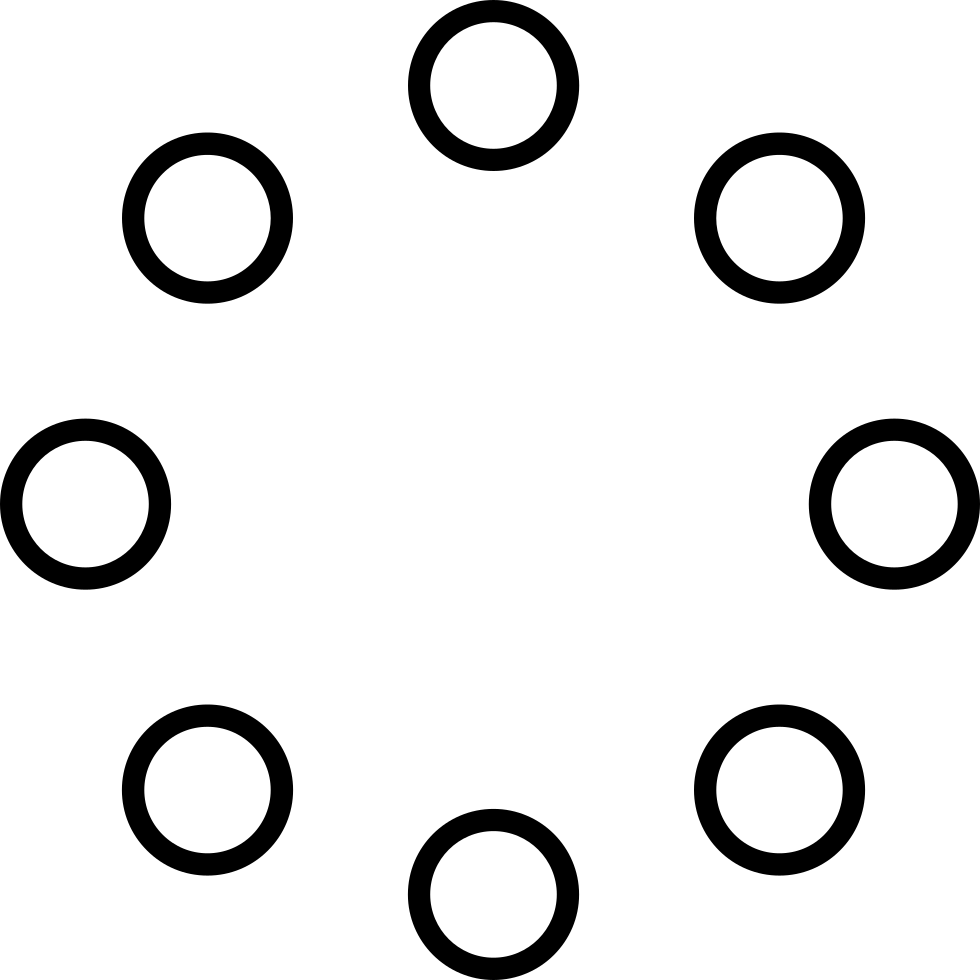
#> input picture CV-Practice/circles2.png, 980 x 980 px
$ python circleDetection.py
#> lines starting #> are read from the running program, lines starting #| are printed output that depends on the picture; after the words box and inside, x2 and y2 are one past the last pixel; in counts of white or black regions, pixels touching at a corner belong together
import numpy as np
import cv2 as cv

img = cv.imread('circles2.png') # bad image selection
#> img is the input picture: shape (980, 980, 3); min 0, max 255, mean 232.9
output = img.copy()

gray = cv.cvtColor(img, cv.COLOR_BGR2GRAY)
gray = cv.medianBlur(gray, 5) # kernal size of 5 which dictates the impact of surronding pixels
circles = cv.HoughCircles(gray, cv.HOUGH_GRADIENT, 1, 20, param1=50, param2=30,
                          minRadius=0, maxRadius=0) # simiar to HoughLines, but just circles instead
#> circles = 42 rows, first 8: [493.5, 85.5, 85.2], [894.5, 503.5, 85.2], [493.5, 893.5, 85.2], [207.5, 789.5, 85.1], [778.5, 789.5, 85.1], [778.5, 217.5, 62.8], [207.5, 217.5, 62.8], [85.5, 503.5, 62.7]
detected_circles = np.uint16(np.around(circles))
#> detected_circles = 42 rows, first 8: [494, 86, 85], [894, 504, 85], [494, 894, 85], [208, 790, 85], [778, 790, 85], [778, 218, 63], [208, 218, 63], [86, 504, 63]
for (x, y, r) in detected_circles[0, :]:
    cv.circle(output, (x, y), r, (0, 255, 0), 3) # draws circle, center of circle is tuple, r is radius
    cv.circle(output, (x, y), 2, (0, 255, 255), 3) # draws small circle if small radius
#> this loop made 42 passes
#> (x, y, r) on passes 1 to 12: (494, 86, 85), (894, 504, 85), (494, 894, 85), (208, 790, 85), (778, 790, 85), (778, 218, 63), (208, 218, 63), (86, 504, 63), (492, 504, 342), (192, 776, 83), (880, 518, 66), (220, 774, 66)
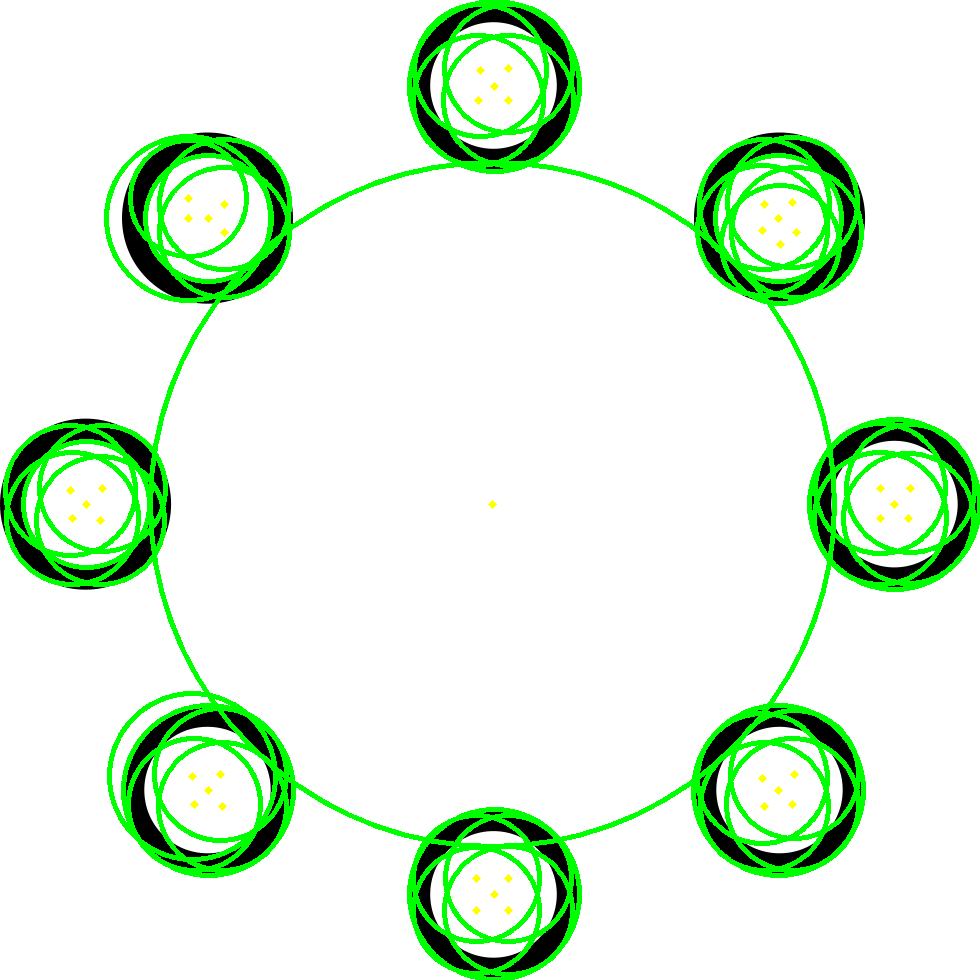
#> output: shape (980, 980, 3); 8.52% of pixels changed, all inside (x1, y1, x2, y2) = (3, 0, 980, 980)


cv.imshow('output', output)
cv.waitKey(0)
cv.destroyAllWindows()
